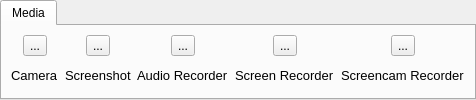
         <widget class="QTabWidget" name="tabWidget_media">
          <property name="currentIndex">
           <number>0</number>
          </property>
          <widget class="QWidget" name="tab_media">
           <attribute name="title">
            <string>Media</string>
           </attribute>
           <layout class="QGridLayout" name="gridLayout_3">
            <item row="6" column="1" alignment="Qt::AlignHCenter">
             <widget class="QLabel" name="screenshot">
              <property name="font">
               <font>
                <pointsize>10</pointsize>
                <weight>50</weight>
                <bold>false</bold>
               </font>
              </property>
              <property name="text">
               <string>Screenshot</string>
              </property>
             </widget>
            </item>
            <item row="5" column="1" alignment="Qt::AlignHCenter">
             <widget class="QToolButton" name="toolButton_screenshot">
              <property name="text">
               <string>...</string>
              </property>
              <property name="icon">
               <iconset theme="edit-cut">
                <normaloff>.</normaloff>.</iconset>
              </property>
              <property name="checkable">
               <bool>false</bool>
              </property>
             </widget>
            </item>
            <item row="6" column="3" alignment="Qt::AlignHCenter">
             <widget class="QLabel" name="screenrecorder">
              <property name="font">
               <font>
                <pointsize>10</pointsize>
                <weight>50</weight>
                <bold>false</bold>
               </font>
              </property>
              <property name="text">
               <string>Screen Recorder</string>
              </property>
             </widget>
            </item>
            <item row="5" column="4" alignment="Qt::AlignHCenter">
             <widget class="QToolButton" name="toolButton_screencam">
              <property name="text">
               <string>...</string>
              </property>
              <property name="icon">
               <iconset theme="camera-web">
                <normaloff>.</normaloff>.</iconset>
              </property>
              <property name="checkable">
               <bool>true</bool>
              </property>
             </widget>
            </item>
            <item row="5" column="3" alignment="Qt::AlignHCenter">
             <widget class="QToolButton" name="toolButton_screenrecorder">
              <property name="text">
               <string>...</string>
              </property>
              <property name="icon">
               <iconset theme="camera-video">
                <normaloff>.</normaloff>.</iconset>
              </property>
              <property name="checkable">
               <bool>true</bool>
              </property>
             </widget>
            </item>
            <item row="5" column="2" alignment="Qt::AlignHCenter">
             <widget class="QToolButton" name="toolButton_audiorecorder">
              <property name="text">
               <string>...</string>
              </property>
              <property name="icon">
               <iconset theme="microphone-sensitivity-high">
                <normaloff>.</normaloff>.</iconset>
              </property>
              <property name="checkable">
               <bool>true</bool>
              </property>
             </widget>
            </item>
            <item row="5" column="0" alignment="Qt::AlignHCenter">
             <widget class="QToolButton" name="toolButton_camera">
              <property name="text">
               <string>...</string>
              </property>
              <property name="icon">
               <iconset theme="camera-photo">
                <normaloff>.</normaloff>.</iconset>
              </property>
              <property name="checkable">
               <bool>false</bool>
              </property>
             </widget>
            </item>
            <item row="6" column="2" alignment="Qt::AlignHCenter">
             <widget class="QLabel" name="audiorecorder">
              <property name="font">
               <font>
                <pointsize>10</pointsize>
                <weight>50</weight>
                <bold>false</bold>
               </font>
              </property>
              <property name="text">
               <string>Audio Recorder</string>
              </property>
             </widget>
            </item>
            <item row="6" column="0" alignment="Qt::AlignHCenter">
             <widget class="QLabel" name="camera">
              <property name="font">
               <font>
                <pointsize>10</pointsize>
                <weight>50</weight>
                <bold>false</bold>
               </font>
              </property>
              <property name="text">
               <string>Camera</string>
              </property>
             </widget>
            </item>
            <item row="6" column="4" alignment="Qt::AlignHCenter">
             <widget class="QLabel" name="screencam">
              <property name="font">
               <font>
                <pointsize>10</pointsize>
                <weight>50</weight>
                <bold>false</bold>
               </font>
              </property>
              <property name="text">
               <string>Screencam Recorder</string>
              </property>
             </widget>
            </item>
           </layout>
          </widget>
         </widget>
